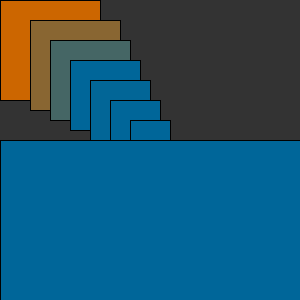
Frame 1 (no input)
Frame 60 (the mouse pressed at the canvas centre just before this capture): identical to frame 1, image omitted
Frame 120 (the mouse held since frame 60 and released just before this capture): identical to frame 1, image omitted

The Processing sketch that drew this single still picture (run headless with seeded random() and noise(); from frame 60 on, the mouse is pressed at the canvas centre):

// Processing sketch: processing_54548
// ── processing_54548.pde

void setup() {
size (300, 300);
stroke(0);

}
float x = 0;
void draw() {
  x = x+1;
  if (x > width) {
    x = 50;
  }
background(51);
color from = color(204, 102, 0);
color to = color(0, 102, 153);
color interA = lerpColor(from, to, .33);
color interB = lerpColor(from, to, .66);
color interC = lerpColor(from, to, .99);
color interD = lerpColor(from, to, 1.32);
color interE = lerpColor(from, to, 1.65);
color interF = lerpColor(from, to, 1.98);
fill(from);
rect(0, 0, 100, 100);
fill(interA);
rect(30, 20, 90, 90);
fill(interB);
rect(50, 40, 80, 80);
fill(to);
rect(70, 60, 70, 70);
fill(interC);
rect(90, 80, 60, 60);
fill(interD);
rect(110, 100, 50, 50);
fill(interE);
rect(130, 120, 40, 40);
fill(interF);
rect(0, 140, 300, 200);
}
